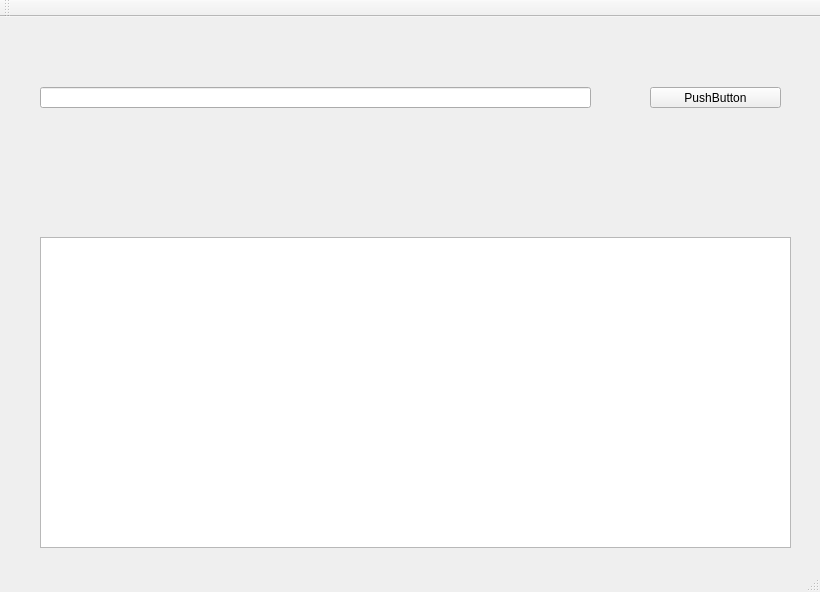
<?xml version="1.0" encoding="UTF-8"?>
<ui version="4.0">
 <class>MainWindow</class>
 <widget class="QMainWindow" name="MainWindow">
  <property name="geometry">
   <rect>
    <x>0</x>
    <y>0</y>
    <width>820</width>
    <height>592</height>
   </rect>
  </property>
  <property name="windowTitle">
   <string>MainWindow</string>
  </property>
  <widget class="QWidget" name="centralWidget">
   <widget class="QPlainTextEdit" name="plainTextEdit">
    <property name="geometry">
     <rect>
      <x>40</x>
      <y>220</y>
      <width>751</width>
      <height>311</height>
     </rect>
    </property>
   </widget>
   <widget class="QLineEdit" name="lineEdit">
    <property name="geometry">
     <rect>
      <x>40</x>
      <y>70</y>
      <width>551</width>
      <height>21</height>
     </rect>
    </property>
   </widget>
   <widget class="QPushButton" name="pushButton">
    <property name="geometry">
     <rect>
      <x>650</x>
      <y>70</y>
      <width>131</width>
      <height>21</height>
     </rect>
    </property>
    <property name="text">
     <string>PushButton</string>
    </property>
   </widget>
  </widget>
  <widget class="QMenuBar" name="menuBar">
   <property name="geometry">
    <rect>
     <x>0</x>
     <y>0</y>
     <width>820</width>
     <height>21</height>
    </rect>
   </property>
  </widget>
  <widget class="QToolBar" name="mainToolBar">
   <attribute name="toolBarArea">
    <enum>TopToolBarArea</enum>
   </attribute>
   <attribute name="toolBarBreak">
    <bool>false</bool>
   </attribute>
  </widget>
  <widget class="QStatusBar" name="statusBar"/>
 </widget>
 <layoutdefault spacing="6" margin="11"/>
 <resources/>
 <connections/>
</ui>
